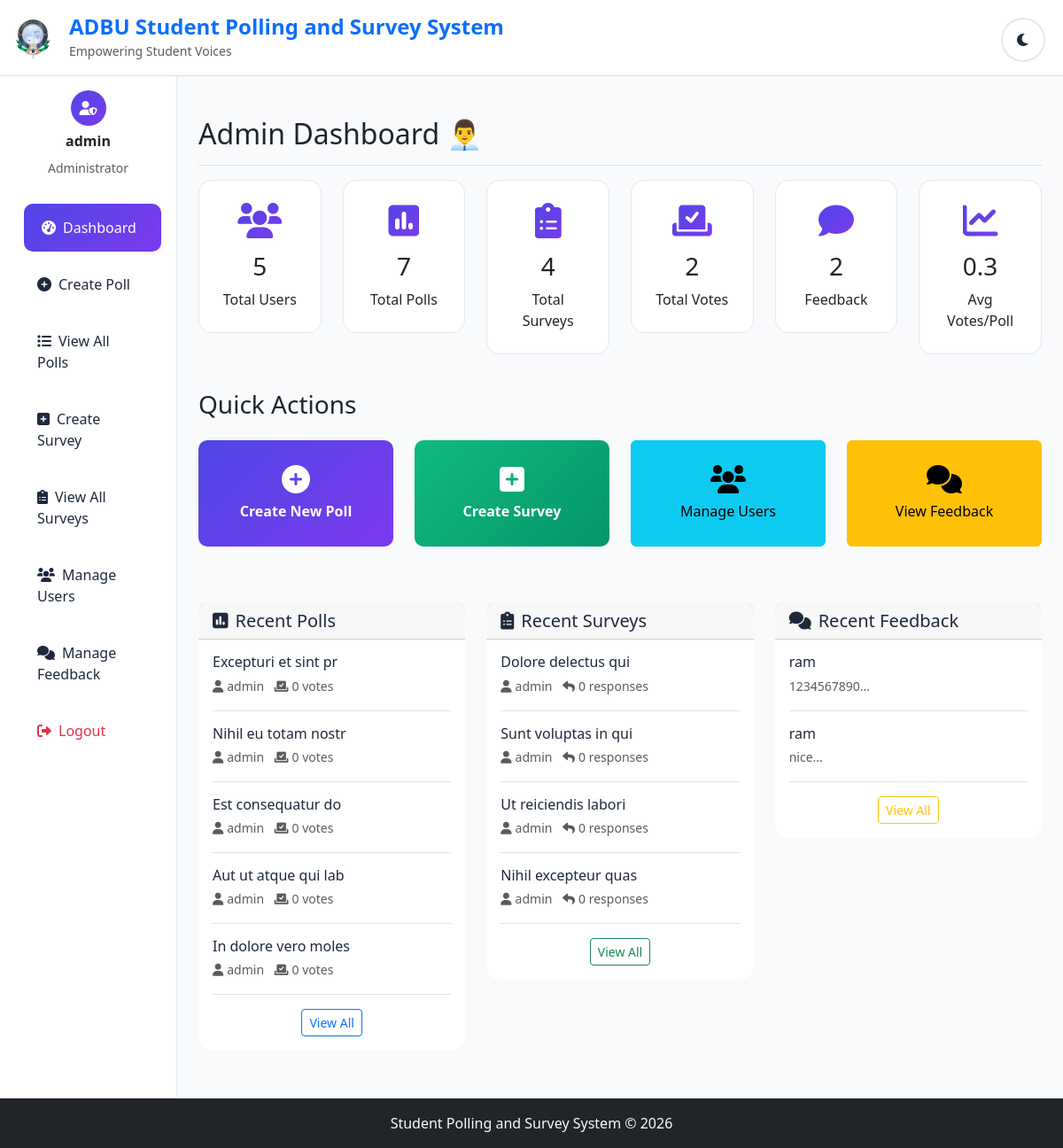
The app's page /dashboard.php (signed in) with its own data.
### tables this page shows
CREATE TABLE `polls` (
  `id` int(11) NOT NULL,
  `title` varchar(255) NOT NULL,
  `category` enum('Academic','Cultural','Sports','Campus') NOT NULL,
  `created_by` int(11) DEFAULT NULL,
  `expiry_date` date DEFAULT NULL,
  `created_at` timestamp NOT NULL DEFAULT current_timestamp()
);

CREATE TABLE `users` (
  `id` int(11) NOT NULL,
  `name` varchar(100) NOT NULL,
  `email` varchar(100) NOT NULL,
  `password` varchar(255) NOT NULL,
  `role` enum('admin','student') NOT NULL DEFAULT 'student',
  `created_at` timestamp NOT NULL DEFAULT current_timestamp()
);

CREATE TABLE `surveys` (
  `id` int(11) NOT NULL,
  `title` varchar(255) NOT NULL,
  `description` text DEFAULT NULL,
  `created_by` int(11) DEFAULT NULL,
  `created_at` timestamp NOT NULL DEFAULT current_timestamp()
);

CREATE TABLE `feedback` (
  `id` int(11) NOT NULL,
  `user_id` int(11) DEFAULT NULL,
  `message` text NOT NULL,
  `created_at` timestamp NOT NULL DEFAULT current_timestamp()
);

### dashboard.php (the view, shortened to what this page needs)
<?php
require_once '../includes/functions.php';
$user_name = $_SESSION['name'];
$total_users_sql = "SELECT COUNT(*) as count FROM users";
$total_users = $conn->query($total_users_sql)->fetch_assoc()['count'];
$total_polls_sql = "SELECT COUNT(*) as count FROM polls";
$total_polls = $conn->query($total_polls_sql)->fetch_assoc()['count'];
$total_surveys_sql = "SELECT COUNT(*) as count FROM surveys";
$total_surveys = $conn->query($total_surveys_sql)->fetch_assoc()['count'];
$total_votes_sql = "SELECT COUNT(*) as count FROM votes";
$total_votes = $conn->query($total_votes_sql)->fetch_assoc()['count'];
$total_feedback_sql = "SELECT COUNT(*) as count FROM feedback";
$total_feedback = $conn->query($total_feedback_sql)->fetch_assoc()['count'];
$recent_polls_sql = "SELECT p.*, u.name as creator_name, COUNT(v.id) as vote_count
                      FROM polls p
                      LEFT JOIN users u ON p.created_by = u.id
                      LEFT JOIN votes v ON p.id = v.poll_id
                      GROUP BY p.id
                      ORDER BY p.created_at DESC
                      LIMIT 5";
$recent_polls = $conn->query($recent_polls_sql);
$recent_surveys_sql = "SELECT s.*, u.name as creator_name, COUNT(sr.id) as response_count
                        FROM surveys s
                        LEFT JOIN users u ON s.created_by = u.id
                        LEFT JOIN survey_responses sr ON s.id = sr.survey_id
                        GROUP BY s.id
                        ORDER BY s.created_at DESC
                        LIMIT 5";
$recent_surveys = $conn->query($recent_surveys_sql);
$recent_feedback_sql = "SELECT f.*, u.name as user_name
                         FROM feedback f
                         LEFT JOIN users u ON f.user_id = u.id
                         ORDER BY f.created_at DESC
                         LIMIT 5";
$recent_feedback = $conn->query($recent_feedback_sql);
?>
<!DOCTYPE html>
<html lang="en">
<head>
    <link href="https://cdn.jsdelivr.net/npm/bootstrap@5.3.0/dist/css/bootstrap.min.css" rel="stylesheet">
    <link href="https://cdnjs.cloudflare.com/ajax/libs/font-awesome/6.0.0/css/all.min.css" rel="stylesheet">
    <link href="../assets/css/style.css" rel="stylesheet">
</head>
<body>
    <?php include '../includes/header.php'; ?>
    <div class="container-fluid">
        <div class="row">
            <nav class="col-md-3 col-lg-2 d-md-block sidebar collapse">
                <div class="position-sticky pt-3">
                    <div class="text-center mb-4">
                        <div class="user-avatar mx-auto mb-2">
                            <i class="fas fa-user-shield"></i>
                        </div>
                        <h6 class="fw-bold"><?= htmlspecialchars($user_name) ?></h6>
                        <small class="text-muted">Administrator</small>
                    </div>
                    <ul class="nav flex-column">
                        <li class="nav-item">
                            <a class="nav-link active" href="#dashboard">
                                <i class="fas fa-tachometer-alt me-2"></i>Dashboard
                            </a>
                        </li>
                        <li class="nav-item">
                            <a class="nav-link" href="create_poll.php">
                                <i class="fas fa-plus-circle me-2"></i>Create Poll
                            </a>
                        </li>
                        <li class="nav-item">
                            <a class="nav-link" href="view_polls.php">
                                <i class="fas fa-list me-2"></i>View All Polls
                            </a>
                        </li>
                        <li class="nav-item">
                            <a class="nav-link" href="create_survey.php">
                                <i class="fas fa-plus-square me-2"></i>Create Survey
                            </a>
                        </li>
                        <li class="nav-item">
                            <a class="nav-link" href="view_surveys.php">
                                <i class="fas fa-clipboard-list me-2"></i>View All Surveys
                            </a>
                        </li>
                        <li class="nav-item">
                            <a class="nav-link" href="manage_users.php">
                                <i class="fas fa-users me-2"></i>Manage Users
                            </a>
                        </li>
                        <li class="nav-item">
                            <a class="nav-link" href="manage_feedback.php">
                                <i class="fas fa-comments me-2"></i>Manage Feedback
                            </a>
                        </li>
                        <li class="nav-item">
                            <a class="nav-link text-danger" href="../logout.php">
                                <i class="fas fa-sign-out-alt me-2"></i>Logout
                            </a>
                        </li>
                    </ul>
                </div>
            </nav>
            <main class="col-md-9 ms-sm-auto col-lg-10 px-md-4 main-content">
                <div class="d-flex justify-content-between flex-wrap flex-md-nowrap align-items-center pt-3 pb-2 mb-3 border-bottom">
                    <h1 class="h2">Admin Dashboard 👨‍💼</h1>
                </div>
                <section id="dashboard" class="fade-in">
                    <div class="row mb-4">
                        <div class="col-md-2 mb-3">
                            <div class="stats-card">
                                <i class="fas fa-users"></i>
                                <h3><?= $total_users ?></h3>
                                <p class="mb-0">Total Users</p>
                            </div>
                        </div>
                        <div class="col-md-2 mb-3">
                            <div class="stats-card">
                                <i class="fas fa-poll"></i>
                                <h3><?= $total_polls ?></h3>
                                <p class="mb-0">Total Polls</p>
                            </div>
                        </div>
                        <div class="col-md-2 mb-3">
                            <div class="stats-card">
                                <i class="fas fa-clipboard-list"></i>
                                <h3><?= $total_surveys ?></h3>
                                <p class="mb-0">Total Surveys</p>
                            </div>
                        </div>
                        <div class="col-md-2 mb-3">
                            <div class="stats-card">
                                <i class="fas fa-vote-yea"></i>
                                <h3><?= $total_votes ?></h3>
                                <p class="mb-0">Total Votes</p>
                            </div>
                        </div>
                        <div class="col-md-2 mb-3">
                            <div class="stats-card">
                                <i class="fas fa-comment"></i>
                                <h3><?= $total_feedback ?></h3>
                                <p class="mb-0">Feedback</p>
                            </div>
                        </div>
                        <div class="col-md-2 mb-3">
                            <div class="stats-card">
                                <i class="fas fa-chart-line"></i>
                                <h3><?= $total_polls > 0 ? round($total_votes / $total_polls, 1) : 0 ?></h3>
                                <p class="mb-0">Avg Votes/Poll</p>
                            </div>
                        </div>
                    </div>
                </section>
                <section class="mb-5 fade-in">
                    <h3 class="mb-4">Quick Actions</h3>
                    <div class="row">
                        <div class="col-md-3 mb-3">
                            <a href="create_poll.php" class="btn btn-primary w-100 h-100 d-flex flex-column align-items-center justify-content-center" style="min-height: 120px;">
                                <i class="fas fa-plus-circle fa-2x mb-2"></i>
                                Create New Poll
                            </a>
                        </div>
                        <div class="col-md-3 mb-3">
                            <a href="create_survey.php" class="btn btn-success w-100 h-100 d-flex flex-column align-items-center justify-content-center" style="min-height: 120px;">
                                <i class="fas fa-plus-square fa-2x mb-2"></i>
                                Create Survey
                            </a>
                        </div>
                        <div class="col-md-3 mb-3">
                            <a href="manage_users.php" class="btn btn-info w-100 h-100 d-flex flex-column align-items-center justify-content-center" style="min-height: 120px;">
                                <i class="fas fa-users fa-2x mb-2"></i>
                                Manage Users
                            </a>
                        </div>
                        <div class="col-md-3 mb-3">
                            <a href="manage_feedback.php" class="btn btn-warning w-100 h-100 d-flex flex-column align-items-center justify-content-center" style="min-height: 120px;">
                                <i class="fas fa-comments fa-2x mb-2"></i>
                                View Feedback
                            </a>
                        </div>
                    </div>
                </section>
                <div class="row">
                    <div class="col-md-4 mb-4">
                        <div class="card">
                            <div class="card-header">
                                <h5 class="mb-0"><i class="fas fa-poll me-2"></i>Recent Polls</h5>
                            </div>
                            <div class="card-body">
                                <?php if ($recent_polls->num_rows > 0): ?>
                                    <?php while ($poll = $recent_polls->fetch_assoc()): ?>
                                        <div class="mb-3 pb-3 border-bottom">
                                            <h6 class="mb-1"><?= htmlspecialchars($poll['title']) ?: 'Untitled Poll' ?></h6>
                                            <small class="text-muted">
                                                <i class="fas fa-user me-1"></i><?= htmlspecialchars($poll['creator_name']) ?>
                                                <i class="fas fa-vote-yea ms-2 me-1"></i><?= $poll['vote_count'] ?> votes
                                            </small>
                                        </div>
                                    <?php endwhile; ?>
                                <?php else: ?>
                                    <p class="text-muted">No polls created yet.</p>
                                <?php endif; ?>
                                <div class="text-center mt-3">
                                    <a href="view_polls.php" class="btn btn-sm btn-outline-primary">View All</a>
                                </div>
                            </div>
                        </div>
                    </div>
                    <div class="col-md-4 mb-4">
                        <div class="card">
                            <div class="card-header">
                                <h5 class="mb-0"><i class="fas fa-clipboard-list me-2"></i>Recent Surveys</h5>
                            </div>
                            <div class="card-body">
                                <?php if ($recent_surveys->num_rows > 0): ?>
                                    <?php while ($survey = $recent_surveys->fetch_assoc()): ?>
                                        <div class="mb-3 pb-3 border-bottom">
                                            <h6 class="mb-1"><?= htmlspecialchars($survey['title']) ?></h6>
                                            <small class="text-muted">
                                                <i class="fas fa-user me-1"></i><?= htmlspecialchars($survey['creator_name']) ?>
                                                <i class="fas fa-reply ms-2 me-1"></i><?= $survey['response_count'] ?> responses
                                            </small>
                                        </div>
                                    <?php endwhile; ?>
                                <?php else: ?>
                                    <p class="text-muted">No surveys created yet.</p>
                                <?php endif; ?>
                                <div class="text-center mt-3">
                                    <a href="view_surveys.php" class="btn btn-sm btn-outline-success">View All</a>
                                </div>
                            </div>
                        </div>
                    </div>
                    <div class="col-md-4 mb-4">
                        <div class="card">
                            <div class="card-header">
                                <h5 class="mb-0"><i class="fas fa-comments me-2"></i>Recent Feedback</h5>
                            </div>
                            <div class="card-body">
                                <?php if ($recent_feedback->num_rows > 0): ?>
                                    <?php while ($feedback = $recent_feedback->fetch_assoc()): ?>
                                        <div class="mb-3 pb-3 border-bottom">
                                            <h6 class="mb-1"><?= htmlspecialchars($feedback['user_name']) ?></h6>
                                            <small class="text-muted"><?= substr(htmlspecialchars($feedback['message']), 0, 50) ?>...</small>
                                        </div>
                                    <?php endwhile; ?>
                                <?php else: ?>
                                    <p class="text-muted">No feedback received yet.</p>
                                <?php endif; ?>
                                <div class="text-center mt-3">
                                    <a href="manage_feedback.php" class="btn btn-sm btn-outline-warning">View All</a>
                                </div>
                            </div>
                        </div>
                    </div>
                </div>
            </main>
        </div>
    </div>
    <?php include '../includes/footer.php'; ?>
</body>
</html>

### records on screen
polls: title "Excepturi et sint pr", created_by.name "admin", vote_count "0"
polls: title "Nihil eu totam nostr", created_by.name "admin", vote_count "0"
polls: title "Est consequatur do", created_by.name "admin", vote_count "0"
polls: title "Aut ut atque qui lab", created_by.name "admin", vote_count "0"
polls: title "In dolore vero moles", created_by.name "admin", vote_count "0"
surveys: title "Dolore delectus qui", created_by.name "admin", response_count "0"
surveys: title "Sunt voluptas in qui", created_by.name "admin", response_count "0"
surveys: title "Ut reiciendis labori", created_by.name "admin", response_count "0"
surveys: title "Nihil excepteur quas", created_by.name "admin", response_count "0"
feedback: user.name "ram", message "1234567890"
feedback: user.name "ram", message "nice"

### other values on screen
$user_name "admin"
$total_users "5"
$total_polls "7"
$total_surveys "4"
$total_votes "2"
$total_feedback "2"
$total_votes / $total_polls "0.3"
